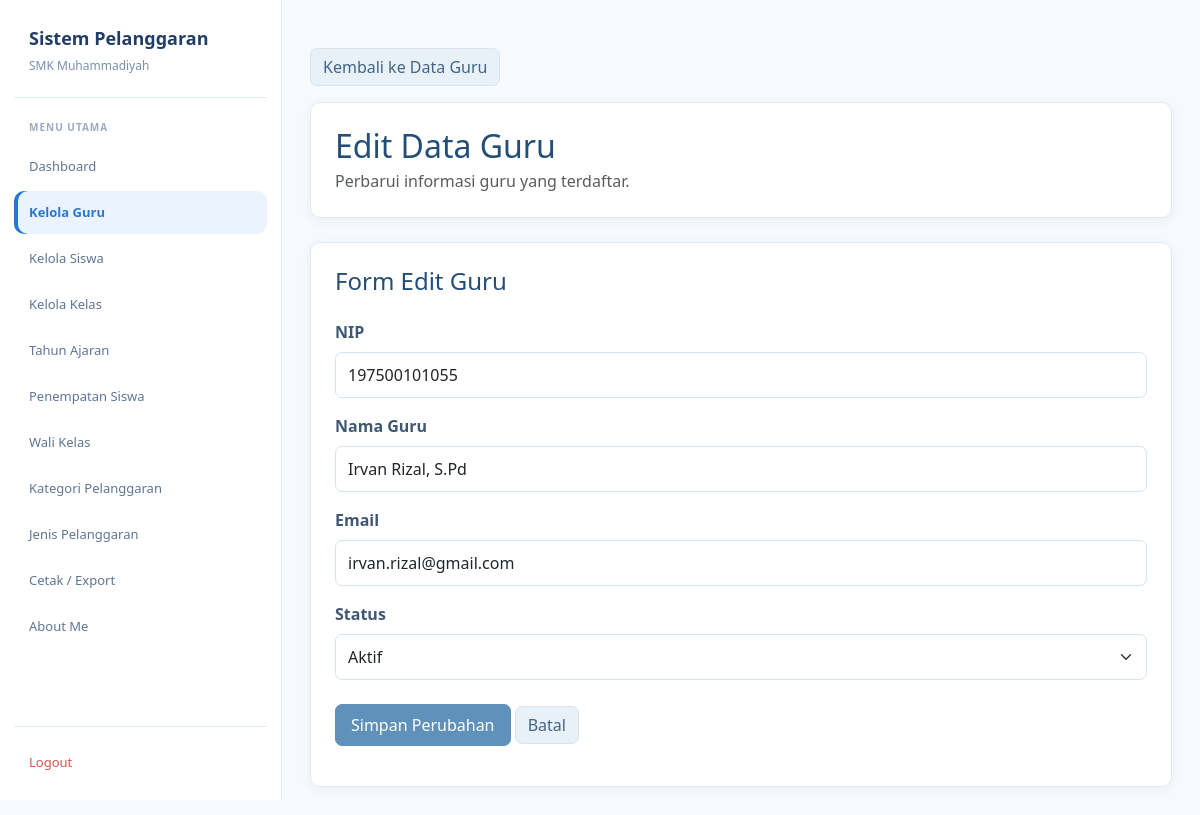
The page /admin/edit_guru.php?id=56 (signed in) on the database its author committed.
### tables this page shows
CREATE TABLE `t_guru` (
  `id` int(11) NOT NULL,
  `nip` varchar(30) NOT NULL,
  `nama` varchar(150) NOT NULL,
  `email` varchar(150) NOT NULL,
  `status_aktif` tinyint(1) NOT NULL,
  `user_id` int(11) DEFAULT NULL,
  `created_at` timestamp NULL DEFAULT current_timestamp(),
  `updated_at` timestamp NULL DEFAULT current_timestamp()
);

### admin/edit_guru.php (the view, shortened to what this page needs)
<?php
include "../config/koneksi.php";
$id = (int) $_GET['id'];
$query = mysqli_query($koneksi, "SELECT * FROM t_guru WHERE id = $id");
$guru = mysqli_fetch_assoc($query);
?>
<!DOCTYPE html>
<html lang="id">
<head>
<link href="https://cdn.jsdelivr.net/npm/bootstrap@5.3.8/dist/css/bootstrap.min.css" rel="stylesheet">
</head>
<body>
<aside class="sidebar">
    <div class="brand">
        <div class="brand-title">Sistem Pelanggaran</div>
        <div class="brand-subtitle">SMK Muhammadiyah</div>
    </div>
    <div class="menu-title">Menu Utama</div>
    <nav class="menu">
        <a href="../dashboard.php" class="menu-link">Dashboard</a>
        <a href="guru.php" class="menu-link active">Kelola Guru</a>
        <a href="siswa.php" class="menu-link">Kelola Siswa</a>
        <a href="kelas.php" class="menu-link">Kelola Kelas</a>
        <a href="tahun_ajaran.php" class="menu-link">Tahun Ajaran</a>
        <a href="penempatan_siswa.php" class="menu-link">Penempatan Siswa</a>
        <a href="wali_kelas.php" class="menu-link">Wali Kelas</a>
        <a href="kategori_pelanggaran.php" class="menu-link">Kategori Pelanggaran</a>
        <a href="jenis_pelanggaran.php" class="menu-link">Jenis Pelanggaran</a>
        <a href="cetak_export.php" class="menu-link">Cetak / Export</a>
        <a href="../about.php" class="menu-link">About Me</a>
    </nav>
    <div class="logout">
        <a href="../logout.php" class="menu-link">Logout</a>
    </div>
</aside>
<main class="main">
    <div class="container-edit">
        <div class="mb-3">
            <a href="guru.php" class="btn btn-secondary">
                Kembali ke Data Guru
            </a>
        </div>
        <div class="card mb-4">
            <div class="card-body">
                <h2 class="judul mb-1">Edit Data Guru</h2>
                <p class="text-muted mb-0">
                    Perbarui informasi guru yang terdaftar.
                </p>
            </div>
        </div>
        <div class="card">
            <div class="card-body">
                <h4 class="mb-4">Form Edit Guru</h4>
                <form method="POST">
                    <div class="mb-3">
                        <label class="form-label">NIP</label>
                        <input type="text" name="nip"
                               class="form-control"
                               value="<?= htmlspecialchars($guru['nip'] ?? '') ?>"
                               required>
                    </div>
                    <div class="mb-3">
                        <label class="form-label">Nama Guru</label>
                        <input type="text" name="nama"
                               class="form-control"
                               value="<?= htmlspecialchars($guru['nama'] ?? '') ?>"
                               required>
                    </div>
                    <div class="mb-3">
                        <label class="form-label">Email</label>
                        <input type="email" name="email"
                               class="form-control"
                               value="<?= htmlspecialchars($guru['email'] ?? '') ?>"
                               required>
                    </div>
                    <div class="mb-4">
                        <label class="form-label">Status</label>
                        <select name="status_aktif" class="form-select" required>
                            <option value="1"
                                <?= ($guru['status_aktif'] == 1) ? 'selected' : '' ?>>
                                Aktif
                            </option>
                        </select>
                    </div>
                    <button type="submit" name="update" class="btn btn-primary">
                        Simpan Perubahan
                    </button>
                    <a href="guru.php" class="btn btn-secondary">
                        Batal
                    </a>
                </form>
            </div>
        </div>
    </div>
</main>
</body>
</html>

### admin/edit_guru.php (style rules this page uses)
:root { --blue:#2878cf; --blue-dark:#203e68; --blue-soft:#eaf3ff; --page:#f6f9fd; --white:#fff; --text:#263f63; --muted:#7890ad; --line:#dce9f8; }
* { box-sizing:border-box; }
body { margin:0; background:var(--page); color:var(--text); font-family:"Segoe UI",Arial,sans-serif; }
a { text-decoration:none; }
.sidebar { position:fixed; left:0; top:0; width:282px; height:100vh; overflow-y:auto; background:var(--white); border-right:1px solid var(--line); padding:25px 14px 16px; display:flex; flex-direction:column; z-index:1000; }
.brand { padding:0 15px 22px; border-bottom:1px solid var(--line); margin-bottom:22px; }
.brand-title { font-size:18px; font-weight:700; color:var(--blue-dark); margin-bottom:5px; }
.brand-subtitle { font-size:12px; color:var(--muted); }
.menu-title { font-size:10px; font-weight:700; color:#9aabc0; letter-spacing:1px; text-transform:uppercase; margin:0 15px 10px; }
.menu { display:flex; flex-direction:column; gap:3px; }
.menu-link { min-height:43px; display:flex; align-items:center; padding:10px 15px; border-radius:10px; color:#5e7695; font-size:13px; transition:.2s ease; }
.menu-link.active { background:var(--blue-soft); color:var(--blue); font-weight:600; box-shadow:inset 4px 0 0 var(--blue); }
.logout { margin-top:auto; padding-top:14px; border-top:1px solid var(--line); }
.logout .menu-link { color:#d9534f; }
.main { margin-left:282px; min-height:100vh; padding:24px 28px 40px; }
.container-edit { width:100%; max-width:none; margin:0 auto; }
.card { border:1px solid #e1eaf4; border-radius:10px; box-shadow:0 3px 12px rgba(35,78,120,.05); }
.card-body { padding:24px; }
.judul, h4 { color:#234e78; }
.form-label { color:#405873; font-weight:600; }
.form-control, .form-select { border-color:#d7e3ef; border-radius:7px; padding:10px 12px; }
.btn-primary { --bs-btn-color:#fff; --bs-btn-bg:#5f91ba; --bs-btn-border-color:#5f91ba; --bs-btn-hover-color:#fff; --bs-btn-hover-bg:#4b7fa9; --bs-btn-hover-border-color:#4b7fa9; border-radius:7px; padding:8px 15px; }
.btn-secondary { --bs-btn-bg:#e8f0f8; --bs-btn-border-color:#d8e5f1; --bs-btn-color:#426584; --bs-btn-hover-bg:#dceaf6; --bs-btn-hover-border-color:#cbddeb; --bs-btn-hover-color:#234e78; border-radius:7px; }

### rows shown on the page
t_guru: nip "197500101055", nama "Irvan Rizal, S.Pd", email "irvan.rizal@gmail.com", status_aktif "Aktif"
